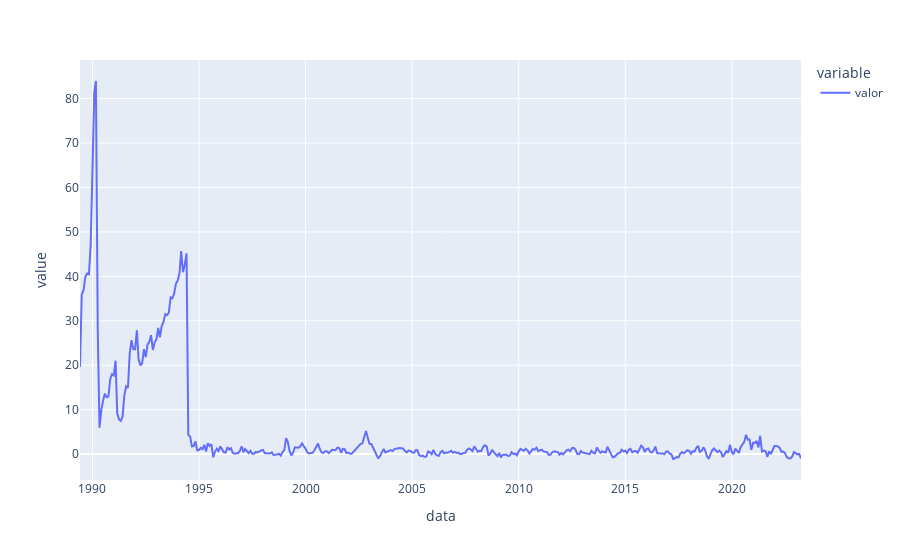

Source (notebook cell):
### Code cell
#Consulta IGPM
igpm = consulta_bc(189)
igpm.plot()

### Figure 1 — Plotly figure (JSON) as saved in the notebook; plotly's stock layout.template omitted (floating-point values rounded to 4 significant figures; data arrays with more than 128 entries replaced by an {"elided": "..."} marker saying what was removed)
{"data": [{"hovertemplate": "variable=valor<br>data=%{x}<br>value=%{y}<extra></extra>", "legendgroup": "valor", "line": {"color": "#636efa", "dash": "solid"}, "marker": {"symbol": "circle"}, "mode": "lines", "name": "valor", "orientation": "v", "showlegend": true, "type": "scatter", "x": {"elided": "407 str values"}, "xaxis": "x", "y": {"elided": "407 float values"}, "yaxis": "y"}], "layout": {"legend": {"title": {"text": "variable"}, "tracegroupgap": 0}, "margin": {"t": 60}, "xaxis": {"anchor": "y", "domain": [0, 1], "title": {"text": "data"}}, "yaxis": {"anchor": "x", "domain": [0, 1], "title": {"text": "value"}}}}
